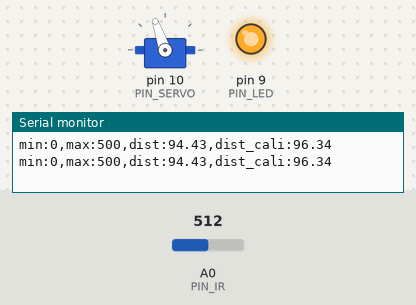
A sketch run on a simulated Arduino Uno, built with avr-gcc and run on an emulated ATmega328P. Shown: servo, output pins drawn as LEDs (lit = HIGH), the last lines printed to the serial monitor. The test bench sets the inputs (shaded band); at power-on: A0 (PIN_IR) = 512.

Above: at 1.7 s.
1.8 s: A0 (PIN_IR) set to 361
5.3 s: A0 (PIN_IR) set to 339
At 6.17 s:
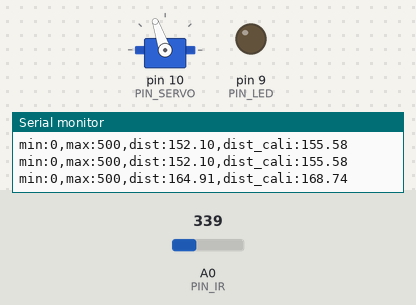
At 7.37 s:
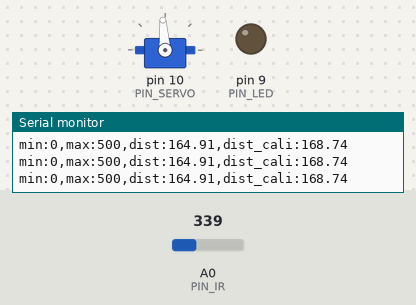
8.8 s: A0 (PIN_IR) set to 272
12.3 s: A0 (PIN_IR) set to 258
At 13.69 s:
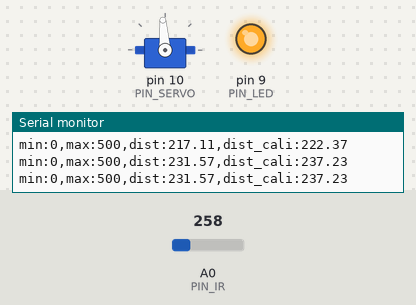
15.8 s: A0 (PIN_IR) set to 214
At 16.4 s:
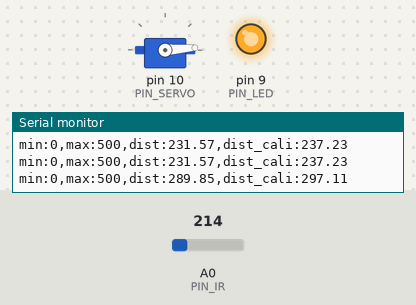
19.3 s: A0 (PIN_IR) set to 265
Timing chart, 0 to 23.8 s (numbered marks = the images above; inputs shaded):
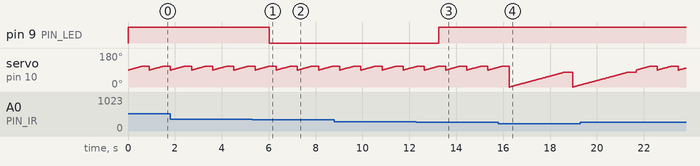

The sketch:

21_bbc_20213006.ino
```cpp
#include <Servo.h>

#define PIN_IR A0
#define PIN_LED 9
#define PIN_SERVO 10

int angle = 90;
int a, b; // unit: mm
Servo myservo;

void setup() {
  myservo.attach(PIN_SERVO);
  // myservo.write(90);
  myservo.writeMicroseconds(1500);
  //myservo.writeMicroseconds(1000);
  //myservo.writeMicroseconds(2000);
// initialize GPIO pins
  pinMode(PIN_LED,OUTPUT);
  digitalWrite(PIN_LED, 1);

// initialize serial port
  Serial.begin(57600);

  a = 98; //70;
  b = 390; //300;
}

float ir_distance(void){ // return value unit: mm
  float val;
  float volt = float(analogRead(PIN_IR));
  val = ((6762.0/(volt-9.0))-4.0) * 10.0;
  return val;
}

void loop() {
  float raw_dist = ir_distance();
  if (raw_dist > b && raw_dist < a){
    raw_dist = ir_distance();
  }
  float dist_cali = 100 + 300.0 / (b - a) * (raw_dist - a);
  Serial.print("min:0,max:500,dist:");
  Serial.print(raw_dist);
  Serial.print(",dist_cali:");
  Serial.println(dist_cali);
  if(dist_cali > 255){
    for (angle = 0; angle < 80; angle++){
      myservo.write(angle);
      delay(30);
    }
  }
  if(dist_cali < 255){
    for (angle = 90; angle < 110; angle++){
      myservo.write(angle);
      delay(30);
    }
  }
  if(raw_dist > 156 && raw_dist <224) digitalWrite(PIN_LED, 0);
  else digitalWrite(PIN_LED, 255);
  delay(300);
}
```

Measured:
- the behaviour switches between 354 and 353 on A0 (PIN_IR) (found by bisection; images 0 and 1)
- the behaviour switches between 266 and 265 on A0 (PIN_IR) (found by bisection; images 2 and 3)
- after the input at 5.3 s, pin 9 (PIN_LED): HIGH → LOW after 0.72 s
- after the input at 12.3 s, pin 9 (PIN_LED): LOW → HIGH after 0.94 s
